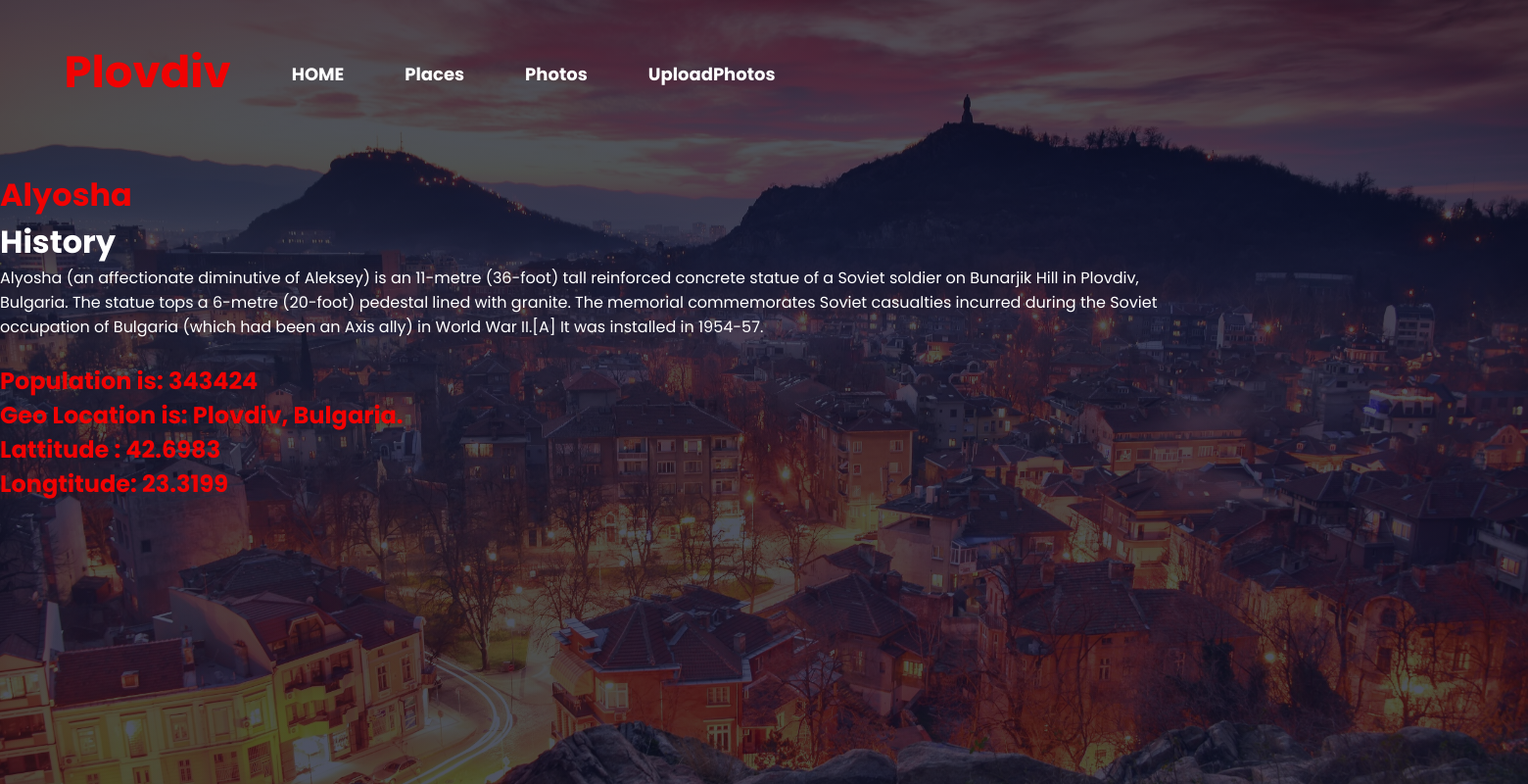
The app's page /CS/place4.php with its own data.
### tables this page shows
CREATE TABLE `placeinfo` (
  `cityID` int(11) NOT NULL,
  `ID` int(11) NOT NULL,
  `name` varchar(24) DEFAULT NULL,
  `population` int(11) DEFAULT NULL,
  `GeoLocation` varchar(255) DEFAULT NULL,
  `history` varchar(2048) DEFAULT NULL,
  `placeOfInterestLat` float DEFAULT NULL,
  `placeOfInterestLong` float DEFAULT NULL
);

### CS/place4.php (the view, shortened to what this page needs)
<?php
require_once 'dbconfig.php';
?>
<head>
    <link rel="stylesheet" href="style.css">
</head>
<body>
    <div class="main">
        <div class="navbar">
            <div class="logo">
                <h2 class="logo">Plovdiv</h2>
            </div>
            <div class="menu">
                <ul>
                    <li><a href="index.php">HOME</a></li>
                    <li><a href="places.php">Places</a></li>
                    <li><a href="photos.php">Photos</a></li>
                    <li><a href="imgupload.php">UploadPhotos</a></li>
                </ul>
            </div>
        </div>
        <div class="content" maxlength=10>
            <h1><span class="span">Alyosha</span><br>History</h1>
                <?php
                    $sql = "SELECT * FROM placeinfo WHERE id=4;";
                    $result = mysqli_query($db, $sql);
                    $resultCheck = mysqli_num_rows($result);
                    if ($resultCheck>0){
                        while($row=mysqli_fetch_assoc($result)){
                        ?>   <td> <?php echo $row['history']; ?>  </td><br><br>
                             <h2 class="population"><td> Population is: <?php echo $row['population']; ?></td></h2>
                             <h2 class="population"><td> Geo Location is: <?php echo $row['GeoLocation']; ?></td></h2>
                             <h2 class="population"><td> Lattitude : <?php echo $row['placeOfInterestLat'];  ?></td></h2>
                             <h2 class="population"><td> Longtitude: <?php echo $row['placeOfInterestLong'];  ?></td></h2>
                    <?php
                        }
                    }
                    ?>
        </div>
</body>
</html>

### CS/style.css (style rules this page uses)
* { margin: 0; padding: 0; font-family: 'Open Sans', sans-serif; font-family: 'Poppins', sans-serif; }
.main { width: 100%; background: linear-gradient(rgba(4,9,30,0.7),rgba(4,9,30,0.7)), url(images/banner2.jpg); background-position: center; background-size: cover; height: 100vh; }
.navbar { width: 1200px; height: 75px; margin-left: 4.2%; }
.logo { color: rgb(241, 2, 2); font-size: 45px; font-weight: bold; float: left; padding-top: 20px; }
.menu { width: 400px; float: left; height: 70px; }
ul { float: left; display: flex; justify-content: center; align-items: center; padding-top: 35px; }
ul li { list-style: none; margin-left: 62px; margin-top: 27px; font-size: 18px; }
ul li a { text-decoration: none; color: #fff; font-weight: bold; transition: 0.4s ease-in-out; }
.content { width: 1200px; height: auto; margin: auto; color: rgb(255, 255, 255); position: relative; padding-top: 100px; padding-right: 550px; line-break: auto; }
.content .span { color: rgb(241, 2, 2); }
.population { color: rgb(241, 2, 2); }

### records on screen
placeinfo: history "Alyosha (an affectionate diminutive of Aleksey) is an 11-metre (36-foot) tall reinforced concrete statue of a Soviet soldier on Bunarjik Hill in Plovdiv, Bulgaria. The statue tops a 6-metre (20-foot) pedestal lined with granite. The memorial commemorates Soviet casualties incurred during the Soviet occupation of Bulgaria (which had been an Axis ally) in World War II.[A] It was installed in 1954-57.", population "343424", GeoLocation "Plovdiv, Bulgaria.", placeOfInterestLat "42.6983", placeOfInterestLong "23.3199"
